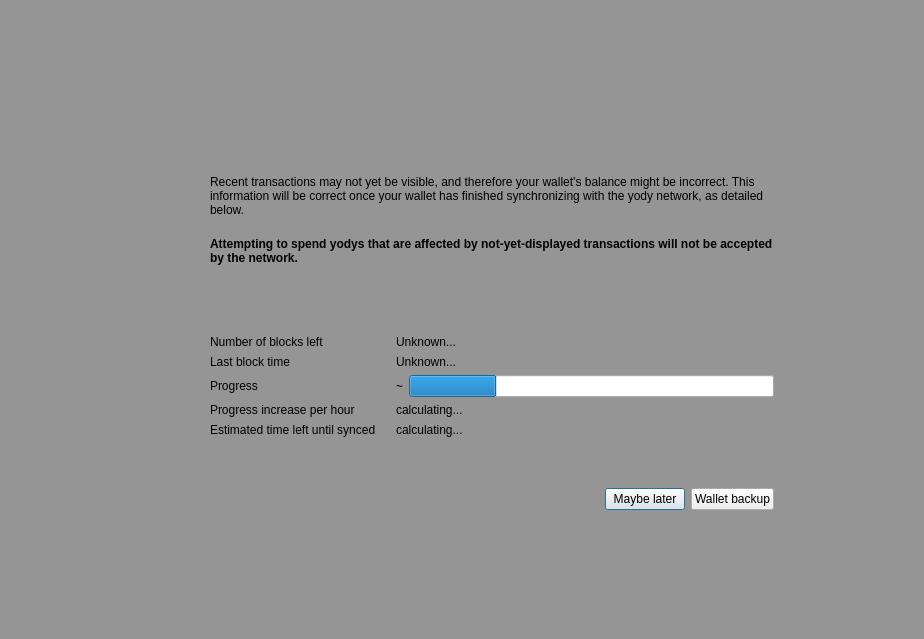
<?xml version="1.0" encoding="UTF-8"?>
<ui version="4.0">
 <class>ModalOverlay</class>
 <widget class="QWidget" name="ModalOverlay">
  <property name="geometry">
   <rect>
    <x>0</x>
    <y>0</y>
    <width>924</width>
    <height>639</height>
   </rect>
  </property>
  <property name="windowTitle">
   <string>Form</string>
  </property>
  <layout class="QVBoxLayout" name="verticalLayout" stretch="0">
   <property name="sizeConstraint">
    <enum>QLayout::SetDefaultConstraint</enum>
   </property>
   <property name="leftMargin">
    <number>0</number>
   </property>
   <property name="topMargin">
    <number>0</number>
   </property>
   <property name="rightMargin">
    <number>0</number>
   </property>
   <property name="bottomMargin">
    <number>0</number>
   </property>
   <item>
    <widget class="QWidget" name="bgWidget" native="true">
     <property name="styleSheet">
      <string notr="true">#bgWidget { background: rgba(0,0,0,96); }</string>
     </property>
     <layout class="QVBoxLayout" name="verticalLayoutMain" stretch="0">
      <property name="leftMargin">
       <number>120</number>
      </property>
      <property name="topMargin">
       <number>120</number>
      </property>
      <property name="rightMargin">
       <number>120</number>
      </property>
      <property name="bottomMargin">
       <number>120</number>
      </property>
      <item>
       <widget class="QWidget" name="contentWidget" native="true">
        <layout class="QVBoxLayout" name="verticalLayout_3" stretch="1,0">
         <property name="spacing">
          <number>0</number>
         </property>
         <property name="leftMargin">
          <number>0</number>
         </property>
         <property name="topMargin">
          <number>0</number>
         </property>
         <property name="rightMargin">
          <number>0</number>
         </property>
         <property name="bottomMargin">
          <number>0</number>
         </property>
         <item>
          <widget class="QStackedWidget" name="stackedWidget">
           <property name="currentIndex">
            <number>0</number>
           </property>
           <widget class="QWidget" name="page">
            <layout class="QVBoxLayout" name="verticalLayout_2">
             <property name="spacing">
              <number>0</number>
             </property>
             <property name="leftMargin">
              <number>30</number>
             </property>
             <property name="topMargin">
              <number>10</number>
             </property>
             <property name="rightMargin">
              <number>30</number>
             </property>
             <property name="bottomMargin">
              <number>10</number>
             </property>
             <item>
              <spacer name="verticalSpacer_3">
               <property name="orientation">
                <enum>Qt::Vertical</enum>
               </property>
               <property name="sizeType">
                <enum>QSizePolicy::Expanding</enum>
               </property>
               <property name="sizeHint" stdset="0">
                <size>
                 <width>20</width>
                 <height>40</height>
                </size>
               </property>
              </spacer>
             </item>
             <item>
              <layout class="QHBoxLayout" name="horizontalLayoutIconText" stretch="0,1">
               <property name="spacing">
                <number>20</number>
               </property>
               <property name="topMargin">
                <number>20</number>
               </property>
               <item>
                <layout class="QVBoxLayout" name="verticalLayoutIcon">
                 <item>
                  <widget class="QPushButton" name="warningIcon">
                   <property name="enabled">
                    <bool>false</bool>
                   </property>
                   <property name="text">
                    <string/>
                   </property>
                   <property name="iconSize">
                    <size>
                     <width>48</width>
                     <height>48</height>
                    </size>
                   </property>
                   <property name="flat">
                    <bool>true</bool>
                   </property>
                  </widget>
                 </item>
                 <item>
                  <spacer name="verticalSpacerWarningIcon">
                   <property name="orientation">
                    <enum>Qt::Vertical</enum>
                   </property>
                   <property name="sizeHint" stdset="0">
                    <size>
                     <width>20</width>
                     <height>40</height>
                    </size>
                   </property>
                  </spacer>
                 </item>
                </layout>
               </item>
               <item>
                <layout class="QVBoxLayout" name="verticalLayoutInfoText">
                 <property name="leftMargin">
                  <number>0</number>
                 </property>
                 <property name="topMargin">
                  <number>0</number>
                 </property>
                 <item>
                  <widget class="QLabel" name="infoText">
                   <property name="text">
                    <string>Recent transactions may not yet be visible, and therefore your wallet's balance might be incorrect. This information will be correct once your wallet has finished synchronizing with the yody network, as detailed below.</string>
                   </property>
                   <property name="textFormat">
                    <enum>Qt::RichText</enum>
                   </property>
                   <property name="wordWrap">
                    <bool>true</bool>
                   </property>
                  </widget>
                 </item>
                 <item>
                  <widget class="QLabel" name="infoTextStrong">
                   <property name="font">
                    <font>
                     <weight>75</weight>
                     <bold>true</bold>
                    </font>
                   </property>
                   <property name="text">
                    <string>Attempting to spend yodys that are affected by not-yet-displayed transactions will not be accepted by the network.</string>
                   </property>
                   <property name="textFormat">
                    <enum>Qt::RichText</enum>
                   </property>
                   <property name="wordWrap">
                    <bool>true</bool>
                   </property>
                  </widget>
                 </item>
                 <item>
                  <spacer name="verticalSpacerInTextSpace">
                   <property name="orientation">
                    <enum>Qt::Vertical</enum>
                   </property>
                   <property name="sizeHint" stdset="0">
                    <size>
                     <width>20</width>
                     <height>40</height>
                    </size>
                   </property>
                  </spacer>
                 </item>
                 <item>
                  <layout class="QFormLayout" name="formLayout">
                   <property name="fieldGrowthPolicy">
                    <enum>QFormLayout::ExpandingFieldsGrow</enum>
                   </property>
                   <property name="horizontalSpacing">
                    <number>20</number>
                   </property>
                   <property name="verticalSpacing">
                    <number>6</number>
                   </property>
                   <property name="topMargin">
                    <number>10</number>
                   </property>
                   <item row="0" column="0">
                    <widget class="QLabel" name="labelNumberOfBlocksLeft">
                     <property name="font">
                      <font>
                       <weight>50</weight>
                       <bold>false</bold>
                      </font>
                     </property>
                     <property name="text">
                      <string>Number of blocks left</string>
                     </property>
                    </widget>
                   </item>
                   <item row="0" column="1">
                    <widget class="QLabel" name="numberOfBlocksLeft">
                     <property name="sizePolicy">
                      <sizepolicy hsizetype="Expanding" vsizetype="Preferred">
                       <horstretch>0</horstretch>
                       <verstretch>0</verstretch>
                      </sizepolicy>
                     </property>
                     <property name="text">
                      <string>Unknown...</string>
                     </property>
                    </widget>
                   </item>
                   <item row="1" column="0">
                    <widget class="QLabel" name="labelLastBlockTime">
                     <property name="font">
                      <font>
                       <weight>50</weight>
                       <bold>false</bold>
                      </font>
                     </property>
                     <property name="text">
                      <string>Last block time</string>
                     </property>
                    </widget>
                   </item>
                   <item row="1" column="1">
                    <widget class="QLabel" name="newestBlockDate">
                     <property name="sizePolicy">
                      <sizepolicy hsizetype="Expanding" vsizetype="Preferred">
                       <horstretch>0</horstretch>
                       <verstretch>0</verstretch>
                      </sizepolicy>
                     </property>
                     <property name="text">
                      <string>Unknown...</string>
                     </property>
                    </widget>
                   </item>
                   <item row="2" column="0">
                    <widget class="QLabel" name="labelSyncDone">
                     <property name="font">
                      <font>
                       <weight>50</weight>
                       <bold>false</bold>
                      </font>
                     </property>
                     <property name="text">
                      <string>Progress</string>
                     </property>
                    </widget>
                   </item>
                   <item row="2" column="1">
                    <layout class="QHBoxLayout" name="horizontalLayoutSync" stretch="0,1">
                     <property name="spacing">
                      <number>6</number>
                     </property>
                     <item>
                      <widget class="QLabel" name="percentageProgress">
                       <property name="text">
                        <string notr="true">~</string>
                       </property>
                      </widget>
                     </item>
                     <item>
                      <widget class="QProgressBar" name="progressBar">
                       <property name="value">
                        <number>24</number>
                       </property>
                       <property name="format">
                        <string/>
                       </property>
                      </widget>
                     </item>
                    </layout>
                   </item>
                   <item row="4" column="0">
                    <widget class="QLabel" name="labelProgressIncrease">
                     <property name="font">
                      <font>
                       <weight>50</weight>
                       <bold>false</bold>
                      </font>
                     </property>
                     <property name="text">
                      <string>Progress increase per hour</string>
                     </property>
                    </widget>
                   </item>
                   <item row="4" column="1">
                    <widget class="QLabel" name="progressIncreasePerH">
                     <property name="sizePolicy">
                      <sizepolicy hsizetype="Expanding" vsizetype="Preferred">
                       <horstretch>0</horstretch>
                       <verstretch>0</verstretch>
                      </sizepolicy>
                     </property>
                     <property name="text">
                      <string>calculating...</string>
                     </property>
                    </widget>
                   </item>
                   <item row="5" column="0">
                    <widget class="QLabel" name="labelEstimatedTimeLeft">
                     <property name="font">
                      <font>
                       <weight>50</weight>
                       <bold>false</bold>
                      </font>
                     </property>
                     <property name="text">
                      <string>Estimated time left until synced</string>
                     </property>
                    </widget>
                   </item>
                   <item row="5" column="1">
                    <widget class="QLabel" name="expectedTimeLeft">
                     <property name="sizePolicy">
                      <sizepolicy hsizetype="Expanding" vsizetype="Preferred">
                       <horstretch>0</horstretch>
                       <verstretch>0</verstretch>
                      </sizepolicy>
                     </property>
                     <property name="text">
                      <string>calculating...</string>
                     </property>
                    </widget>
                   </item>
                  </layout>
                 </item>
                </layout>
               </item>
              </layout>
             </item>
             <item>
              <spacer name="verticalSpacer_4">
               <property name="orientation">
                <enum>Qt::Vertical</enum>
               </property>
               <property name="sizeHint" stdset="0">
                <size>
                 <width>20</width>
                 <height>40</height>
                </size>
               </property>
              </spacer>
             </item>
            </layout>
           </widget>
           <widget class="QWidget" name="page_2">
            <layout class="QVBoxLayout" name="verticalLayout_4">
             <property name="spacing">
              <number>15</number>
             </property>
             <property name="leftMargin">
              <number>30</number>
             </property>
             <property name="topMargin">
              <number>0</number>
             </property>
             <property name="rightMargin">
              <number>30</number>
             </property>
             <property name="bottomMargin">
              <number>0</number>
             </property>
             <item>
              <spacer name="verticalSpacer_2">
               <property name="orientation">
                <enum>Qt::Vertical</enum>
               </property>
               <property name="sizeHint" stdset="0">
                <size>
                 <width>20</width>
                 <height>40</height>
                </size>
               </property>
              </spacer>
             </item>
             <item>
              <layout class="QGridLayout" name="gridLayout">
               <item row="0" column="1">
                <widget class="QLabel" name="labelNote">
                 <property name="layoutDirection">
                  <enum>Qt::LeftToRight</enum>
                 </property>
                 <property name="text">
                  <string>Wallet backup prompt</string>
                 </property>
                 <property name="alignment">
                  <set>Qt::AlignLeading|Qt::AlignLeft|Qt::AlignVCenter</set>
                 </property>
                </widget>
               </item>
               <item row="1" column="1">
                <widget class="QLabel" name="labelMessage">
                 <property name="text">
                  <string>Please backup your wallet as soon as possible.
Please make sure to keep an updated antivirus and operating system. We can not recover Your funds if you visit phishing site or lose your backup. Please make sure to keep backups of your private keys or files. We do not store your private keys on this wallet. And you as a user, are entirely responsible for your funds and your own security.</string>
                 </property>
                 <property name="alignment">
                  <set>Qt::AlignLeading|Qt::AlignLeft|Qt::AlignVCenter</set>
                 </property>
                 <property name="wordWrap">
                  <bool>true</bool>
                 </property>
                </widget>
               </item>
               <item row="0" column="0">
                <widget class="QPushButton" name="warningIconBackup">
                 <property name="enabled">
                  <bool>false</bool>
                 </property>
                 <property name="sizePolicy">
                  <sizepolicy hsizetype="Fixed" vsizetype="Fixed">
                   <horstretch>0</horstretch>
                   <verstretch>0</verstretch>
                  </sizepolicy>
                 </property>
                 <property name="minimumSize">
                  <size>
                   <width>30</width>
                   <height>30</height>
                  </size>
                 </property>
                 <property name="maximumSize">
                  <size>
                   <width>30</width>
                   <height>30</height>
                  </size>
                 </property>
                 <property name="text">
                  <string/>
                 </property>
                 <property name="iconSize">
                  <size>
                   <width>30</width>
                   <height>30</height>
                  </size>
                 </property>
                 <property name="flat">
                  <bool>true</bool>
                 </property>
                </widget>
               </item>
               <item row="1" column="0">
                <spacer name="horizontalSpacer_2">
                 <property name="orientation">
                  <enum>Qt::Horizontal</enum>
                 </property>
                 <property name="sizeType">
                  <enum>QSizePolicy::Fixed</enum>
                 </property>
                 <property name="sizeHint" stdset="0">
                  <size>
                   <width>30</width>
                   <height>20</height>
                  </size>
                 </property>
                </spacer>
               </item>
              </layout>
             </item>
             <item>
              <spacer name="verticalSpacer">
               <property name="orientation">
                <enum>Qt::Vertical</enum>
               </property>
               <property name="sizeType">
                <enum>QSizePolicy::Expanding</enum>
               </property>
               <property name="sizeHint" stdset="0">
                <size>
                 <width>20</width>
                 <height>40</height>
                </size>
               </property>
              </spacer>
             </item>
            </layout>
           </widget>
          </widget>
         </item>
         <item>
          <widget class="QWidget" name="buttonsContainerWhite" native="true">
           <layout class="QHBoxLayout" name="horizontalLayout">
            <property name="leftMargin">
             <number>30</number>
            </property>
            <property name="topMargin">
             <number>15</number>
            </property>
            <property name="rightMargin">
             <number>30</number>
            </property>
            <item>
             <spacer name="horizontalSpacer">
              <property name="orientation">
               <enum>Qt::Horizontal</enum>
              </property>
              <property name="sizeHint" stdset="0">
               <size>
                <width>40</width>
                <height>20</height>
               </size>
              </property>
             </spacer>
            </item>
            <item>
             <widget class="QPushButton" name="closeButton">
              <property name="focusPolicy">
               <enum>Qt::StrongFocus</enum>
              </property>
              <property name="text">
               <string>Maybe later</string>
              </property>
              <property name="shortcut">
               <string>Esc</string>
              </property>
              <property name="default">
               <bool>true</bool>
              </property>
             </widget>
            </item>
            <item>
             <widget class="QPushButton" name="walletBackupButton">
              <property name="text">
               <string>Wallet backup</string>
              </property>
             </widget>
            </item>
           </layout>
          </widget>
         </item>
        </layout>
       </widget>
      </item>
     </layout>
    </widget>
   </item>
  </layout>
 </widget>
 <resources/>
 <connections/>
</ui>
